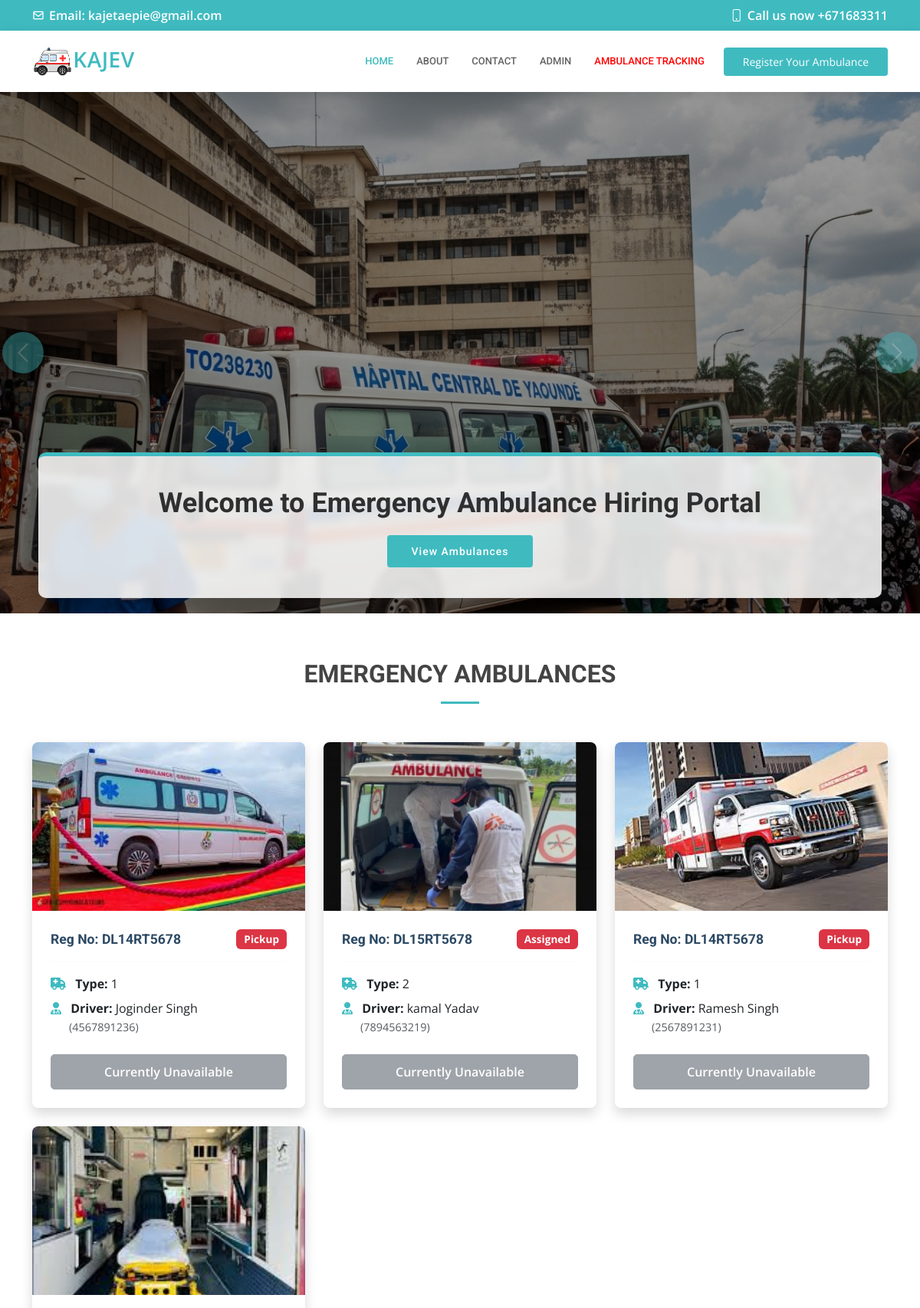
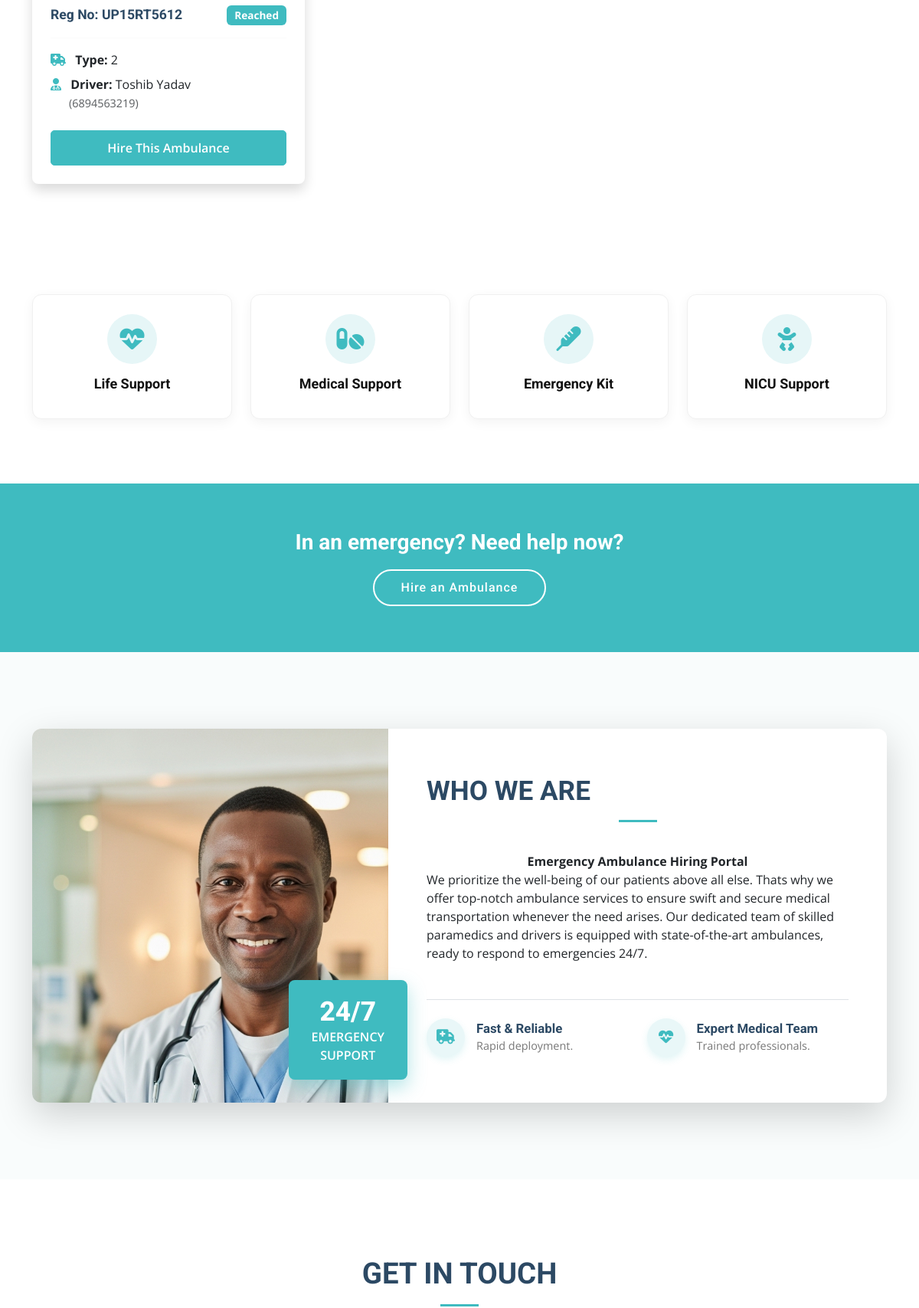
The page / (upper part) on the database its author committed (2 pictures, top to bottom).
### tables this page shows
CREATE TABLE `tblpage` (
  `ID` int(10) NOT NULL,
  `PageType` varchar(200) DEFAULT NULL,
  `PageTitle` varchar(200) DEFAULT NULL,
  `PageDescription` mediumtext DEFAULT NULL,
  `Email` varchar(200) DEFAULT NULL,
  `MobileNumber` bigint(10) DEFAULT NULL,
  `UpdationDate` timestamp NULL DEFAULT NULL ON UPDATE current_timestamp()
);

CREATE TABLE `tblambulance` (
  `ID` int(11) NOT NULL,
  `AmbulanceType` varchar(250) DEFAULT NULL,
  `AmbRegNum` varchar(250) DEFAULT NULL,
  `DriverName` varchar(250) DEFAULT NULL,
  `DriverContactNumber` bigint(20) DEFAULT NULL,
  `CreationDate` timestamp NULL DEFAULT current_timestamp(),
  `Status` varchar(250) DEFAULT NULL,
  `UpdationDate` timestamp NULL DEFAULT NULL ON UPDATE current_timestamp()
);

### index.php (the view, shortened to what this page needs)
<?php
include('includes/dbconnection.php');
?>
<!DOCTYPE html>
<html lang="en">
<head>
  <link href="assets/vendor/fontawesome-free/css/all.min.css" rel="stylesheet">
  <link href="assets/vendor/animate.css/animate.min.css" rel="stylesheet">
  <link href="assets/vendor/aos/aos.css" rel="stylesheet">
  <link href="assets/vendor/bootstrap/css/bootstrap.min.css" rel="stylesheet">
  <link href="assets/vendor/bootstrap-icons/bootstrap-icons.css" rel="stylesheet">
  <link href="assets/vendor/boxicons/css/boxicons.min.css" rel="stylesheet">
  <link href="assets/vendor/glightbox/css/glightbox.min.css" rel="stylesheet">
  <link href="assets/vendor/swiper/swiper-bundle.min.css" rel="stylesheet">
  <link href="assets/css/style.css" rel="stylesheet">
</head>
<body>
 <?php include_once('includes/header.php');?>
  <section id="hero">
    <div id="heroCarousel" data-bs-interval="5000" class="carousel slide carousel-fade" data-bs-ride="carousel">
      <div class="carousel-inner" role="listbox">
        <div class="carousel-item active" style="background-image: url(assets/img/slide/Ambulance2.jpeg)">
          <div class="container">
            <h2>Welcome to <span>Emergency Ambulance Hiring Portal</span></h2>
            <a href="#ambulance-availability" class="btn-get-started scrollto">View Ambulances</a>
          </div>
        </div>
      </div>
      <a class="carousel-control-prev" href="#heroCarousel" role="button" data-bs-slide="prev">
        <span class="carousel-control-prev-icon bi bi-chevron-left" aria-hidden="true"></span>
      </a>
      <a class="carousel-control-next" href="#heroCarousel" role="button" data-bs-slide="next">
        <span class="carousel-control-next-icon bi bi-chevron-right" aria-hidden="true"></span>
      </a>
    </div>
  </section>
  <main id="main">
    <section id="ambulance-availability" class="ambulance-availability">
      <div class="container" data-aos="fade-up">
        <div class="section-title">
          <h2>EMERGENCY AMBULANCES</h2>
        </div>
        <div class="row">
          <?php
          $query = mysqli_query($con, "SELECT * FROM tblambulance");
          $ambu_images = ['Ambu 1.jpg', 'Ambu 2.jpg', 'Ambu 3.jpg', 'Ambu 4.jpg', 'Ambu 5.jpeg', 'Ambu 6.jpg', 'Ambu 7.jpg', 'Ambu 8.jpg', 'Ambu 9.jpg', 'Ambu 10.jpg'];
          $img_idx = 0;
          $total_imgs = count($ambu_images);
          while ($row = mysqli_fetch_array($query)) {
            $status = strtolower(trim($row['Status']));
            $isAvailable = ($status == '' || $status == 'available' || $status == 'reached');
            $selected_img = "assets/img/Ambulances/" . $ambu_images[$img_idx % $total_imgs];
            $img_idx++;
          ?>
          <div class="col-lg-4 col-md-6 col-sm-12 mb-4 d-flex align-items-stretch">
            <div class="card shadow border-0 w-100" style="border-radius: 8px; overflow: hidden; transition: transform 0.3s;" onmouseover="this.style.transform='translateY(-8px)'" onmouseout="this.style.transform='translateY(0)'">
              <img src="<?php echo $selected_img; ?>" class="card-img-top" alt="Ambulance Images" style="height: 220px; object-fit: cover;">
              <div class="card-body p-4 d-flex flex-column">
                <div class="d-flex justify-content-between align-items-center mb-3">
                  <h5 class="card-title mb-0" style="color: #2c4964; font-weight: 700; font-size: 1.1rem;">Reg No: <?php echo $row['AmbRegNum']; ?></h5>
                  <span class="badge <?php echo $isAvailable ? 'bg-primary' : 'bg-danger'; ?>" style="<?php echo $isAvailable ? 'background-color: #3fbbc0 !important; font-size: 0.85rem; padding: 6px 10px;' : 'font-size: 0.85rem; padding: 6px 10px;'; ?>">
                    <?php echo ($status == '' || $status == 'available') ? "Available" : ucfirst($status); ?>
                  </span>
                </div>
                <hr class="mt-0 mb-3" style="border-top: 1px solid #eee;">
                <p class="card-text mb-2"><i class="fas fa-ambulance me-2" style="color: #3fbbc0;"></i> <strong>Type:</strong> <?php echo $row['AmbulanceType']; ?></p>
                <p class="card-text mb-4"><i class="fas fa-user-md me-2" style="color: #3fbbc0;"></i> <strong>Driver:</strong> <?php echo $row['DriverName']; ?> <br><span class="text-muted" style="margin-left: 24px; font-size: 0.9em;">(<?php echo $row['DriverContactNumber']; ?>)</span></p>
                <div class="mt-auto">
                  <?php if ($isAvailable) { ?>
                    <a href="hire-ambulance.php?id=<?php echo $row['ID']; ?>" class="btn btn-primary w-100" style="border-radius: 5px; font-weight: 600; padding: 10px;">Hire This Ambulance</a>
                  <?php } else { ?>
                    <button class="btn btn-secondary w-100" style="border-radius: 5px; font-weight: 600; padding: 10px;" disabled>Currently Unavailable</button>
                  <?php } ?>
                </div>
              </div>
            </div>
          </div>
          <?php } ?>
        </div>
      </div>
    </section>
    <section id="featured-services" class="featured-services">
      <div class="container" data-aos="fade-up">
        <div class="row">
          <div class="col-6 col-md-6 col-lg-3 d-flex align-items-stretch mb-4">
            <div class="icon-box w-100" data-aos="fade-up" data-aos-delay="100">
              <div class="icon"><i class="fas fa-heartbeat"></i></div>
              <h4 class="title"><a href="">Life Support</a></h4>
            </div>
          </div>
          <div class="col-6 col-md-6 col-lg-3 d-flex align-items-stretch mb-4">
            <div class="icon-box w-100" data-aos="fade-up" data-aos-delay="200">
              <div class="icon"><i class="fas fa-pills"></i></div>
              <h4 class="title"><a href="">Medical Support</a></h4>
            </div>
          </div>
          <div class="col-6 col-md-6 col-lg-3 d-flex align-items-stretch mb-4">
            <div class="icon-box w-100" data-aos="fade-up" data-aos-delay="300">
              <div class="icon"><i class="fas fa-thermometer"></i></div>
              <h4 class="title"><a href="">Emergency Kit</a></h4>
            </div>
          </div>
          <div class="col-6 col-md-6 col-lg-3 d-flex align-items-stretch mb-4">
            <div class="icon-box w-100" data-aos="fade-up" data-aos-delay="400">
              <div class="icon"><i class="fas fa-baby"></i></div>
              <h4 class="title"><a href="">NICU Support
              </a></h4>
            </div>
          </div>
        </div>
      </div>
    </section>
    <section id="cta" class="cta">
      <div class="container" data-aos="zoom-in">
        <div class="text-center">
          <h3>In an emergency? Need help now?</h3>
          <a class="cta-btn scrollto" href="#appointment">Hire an Ambulance</a>
        </div>
      </div>
    </section>
    <section id="about" class="about" style="padding: 100px 0; background: #f9fcfc;">
      <div class="container" data-aos="fade-up">
        <div class="card border-0 shadow-lg" style="border-radius: 12px; overflow: hidden; background: #fff;">
          <div class="row g-0">
            <div class="col-lg-5 position-relative" style="min-height: 450px;">
              <img src="assets/img/gallery/Doctor.jpg" alt="About Us" style="position: absolute; top: 0; left: 0; width: 100%; height: 100%; object-fit: cover; object-position: center top;">
              <div style="position: absolute; bottom: 30px; right: -25px; background: #3fbbc0; padding: 20px 30px; border-radius: 8px; color: #fff; box-shadow: 0 10px 25px rgba(63,187,192,0.4); text-align: center; z-index: 2;">
                <h3 style="margin: 0; font-size: 2.2rem; font-weight: 800;">24/7</h3>
                <p style="margin: 0; font-size: 1rem; font-weight: 600; text-transform: uppercase;">Emergency<br>Support</p>
              </div>
            </div>
            <div class="col-lg-7">
              <div class="card-body" style="padding: 60px 50px;">
                <div class="section-title text-start pb-2">
                  <h2 style="font-size: 2.2rem; color: #2c4964; margin-bottom: 15px;">Who We Are</h2>
                </div>
                <?php
                $ret=mysqli_query($con,"select * from tblpage where PageType='aboutus' ");
                while ($row=mysqli_fetch_array($ret)) {
                ?>
                <p style="font-size: 1.1rem; line-height: 1.8; color: #555;">
                  <?php  echo $row['PageDescription'];?>
                </p>
                <?php } ?>
                <div class="mt-4 pt-4 border-top">
                  <div class="row g-4">
                    <div class="col-md-6 d-flex align-items-center">
                      <div style="background: #e9f7f8; color: #3fbbc0; width: 50px; height: 50px; border-radius: 50%; display: flex; align-items: center; justify-content: center; margin-right: 15px; box-shadow: 0 4px 10px rgba(63,187,192,0.15);">
                        <i class="fas fa-ambulance" style="font-size: 1.2rem;"></i>
                      </div>
                      <div>
                        <h5 style="margin: 0; font-weight: 700; color: #2c4964; font-size: 1.05rem;">Fast & Reliable</h5>
                        <span style="color: #777; font-size: 0.9rem;">Rapid deployment.</span>
                      </div>
                    </div>
                    <div class="col-md-6 d-flex align-items-center">
                      <div style="background: #e9f7f8; color: #3fbbc0; width: 50px; height: 50px; border-radius: 50%; display: flex; align-items: center; justify-content: center; margin-right: 15px; box-shadow: 0 4px 10px rgba(63,187,192,0.15);">
                        <i class="fas fa-heartbeat" style="font-size: 1.2rem;"></i>
                      </div>
                      <div>
                        <h5 style="margin: 0; font-weight: 700; color: #2c4964; font-size: 1.05rem;">Expert Medical Team</h5>
                        <span style="color: #777; font-size: 0.9rem;">Trained professionals.</span>
                      </div>
                    </div>
                  </div>
                </div>
              </div>
            </div>
          </div>
        </div>
      </div>
    </section>
    <section id="contact" class="contact" style="padding: 100px 0; background: #fff;">
      <div class="container" data-aos="fade-up">
        <div class="section-title text-center mb-5">
          <h2 style="font-size: 2.4rem; color: #2c4964; margin-bottom: 20px;">Get In Touch</h2>
        </div>
      </div>
    </section>
  </main>
</body>
</html>

### includes/header.php (shortened to what this page needs)
 <div id="topbar" class="d-flex align-items-center fixed-top">
   <div class="container d-flex align-items-center justify-content-center justify-content-md-between">
      <?php
$query=mysqli_query($con,"select * from  tblpage where PageType='contactus'");
while ($row=mysqli_fetch_array($query)) {
?>
     <div class="align-items-center d-none d-md-flex">
       <i class="bx bx-envelope"></i> Email:  <?php  echo $row['Email'];?>
     </div>
     <div class="d-flex align-items-center">
       <i class="bi bi-phone"></i> Call us now +<?php  echo $row['MobileNumber'];?>
     </div><?php } ?>
   </div>
 </div>
 <header id="header" class="fixed-top">
   <div class="container d-flex align-items-center">
     <a href="index.php" class="logo me-auto"><img src="assets/img/logo.png" alt="">KAJEV</a>
     <nav id="navbar" class="navbar order-last order-lg-0">
       <ul>
         <li><a class="nav-link scrollto " href="index.php#hero">Home</a></li>
         <li><a class="nav-link scrollto" href="index.php#about">About</a></li>
          <li><a class="nav-link scrollto" href="index.php#contact">Contact</a></li>
         <li><a class="nav-link scrollto" href="admin/login.php">Admin</a></li>
         <li><a class="nav-link scrollto" style="color: red;" href="ambulance-tracking.php">Ambulance Tracking</a></li>
       </ul>
     </nav>
     <a href="register-ambulance.php" class="appointment-btn"><span class="d-none d-md-inline">Register Your</span> Ambulance</a>
   </div>
 </header>

### rows shown on the page
tblpage: Email "kajetaepie@gmail.com", MobileNumber "671683311"
tblambulance: shows a picture, AmbRegNum "DL14RT5678", Status "Pickup", AmbulanceType "1", DriverName "Joginder Singh", DriverContactNumber "4567891236", shows "Currently Unavailable"
tblambulance: shows a picture, AmbRegNum "DL15RT5678", Status "Assigned", AmbulanceType "2", DriverName "kamal Yadav", DriverContactNumber "7894563219", shows "Currently Unavailable"
tblambulance: shows a picture, AmbRegNum "DL14RT5678", Status "Pickup", AmbulanceType "1", DriverName "Ramesh Singh", DriverContactNumber "2567891231", shows "Currently Unavailable"
tblambulance: shows a picture, AmbRegNum "UP15RT5612", Status "Reached", AmbulanceType "2", DriverName "Toshib Yadav", DriverContactNumber "6894563219"
tblpage: PageDescription "Emergency Ambulance Hiring Portal We prioritize the well-being of our patients above all else. Thats why we offer top-notch ambulance services to ensure swift and secure medical transportation whenever the need arises. Our dedicated team of skilled paramedics and drivers is equipped with state-of-the-art ambulances, ready to respond to emergencies 24/7."
